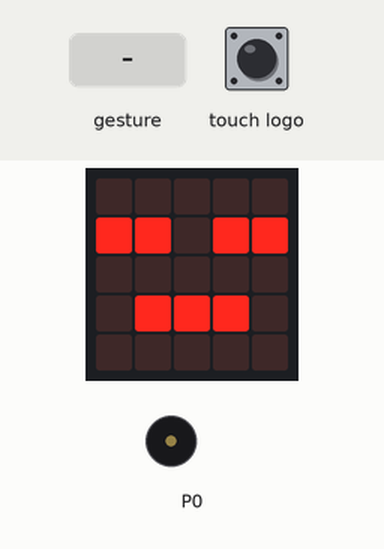
Simulated run of this program. Board: BBC micro:bit (MakeCode). Shown: the board's 5×5 LED display, buzzer (waves = sounding). Inputs (shaded band) come from the test bench. A tilt is held for 1.5 s and a shake lasts 1 s, then the board lies face up again.

Above: at 1.8 s.
1.9 s: touch logo pressed for 0.15 s
At 2.4 s:
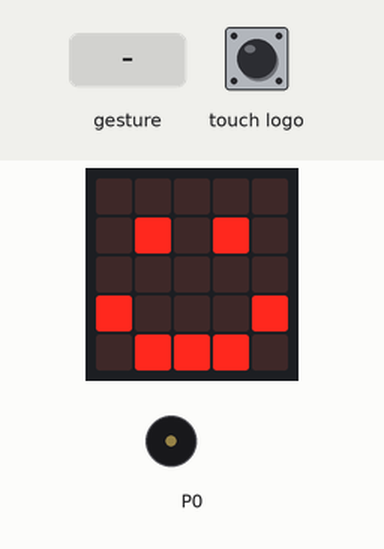
2.6 s: gesture 'shake'
At 3.2 s:
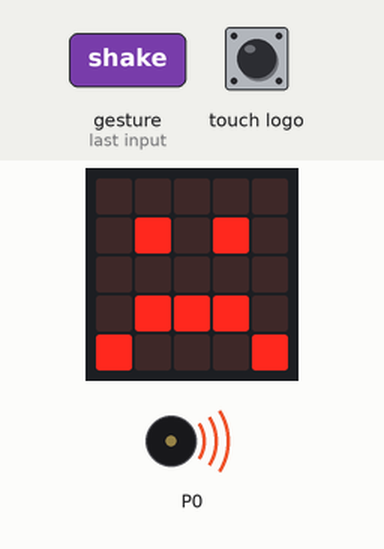
At 4.2 s:
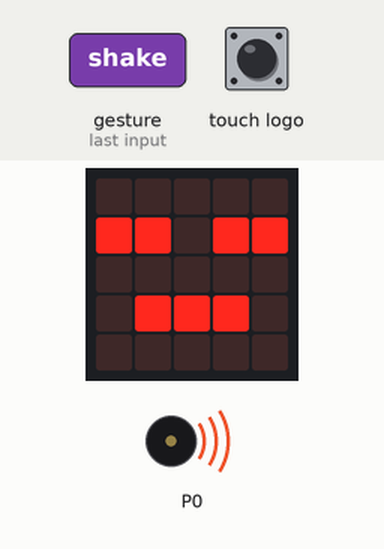
Timing chart, 0 to 8.9 s (numbered marks = the images above; inputs shaded):
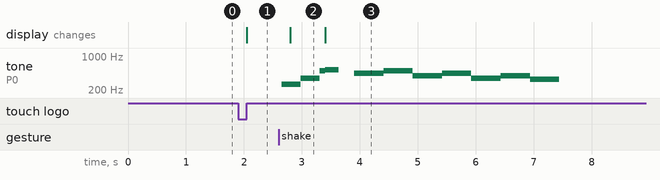

Measured:
- after the input at 1.9 s, the display: changes after 0.15 s (image 1)
- after the input at 2.6 s, the display: changes after 0.20 s (image 2)
- by itself, tone on P0: plays 262 Hz for 0.33 s, 349 Hz for 0.33 s, 494 Hz for 0.09 s, 523 Hz for 0.23 s, 440 Hz for 0.51 s, 494 Hz for 0.51 s … (11 notes in this stretch)
- what the display in image 2 shows lasts 0.6 s, from 2.8 s to 3.4 s

The program:

main.ts
```typescript
input.onLogoEvent(TouchButtonEvent.Pressed, function () {
    basic.showIcon(IconNames.Happy)
    music.play(music.stringPlayable("C F B D E G C5 A ", 185), music.PlaybackMode.UntilDone)
    basic.showIcon(IconNames.Asleep)
})
input.onGesture(Gesture.Shake, function () {
    basic.showIcon(IconNames.Sad)
    music.play(music.stringPlayable("C5 A B G A F G E ", 120), music.PlaybackMode.UntilDone)
    basic.showIcon(IconNames.Asleep)
})
basic.showIcon(IconNames.Asleep)
```

test.ts
```typescript
// testes vão aqui; isto não será compilado quando este pacote for usado como uma extensão.
```
